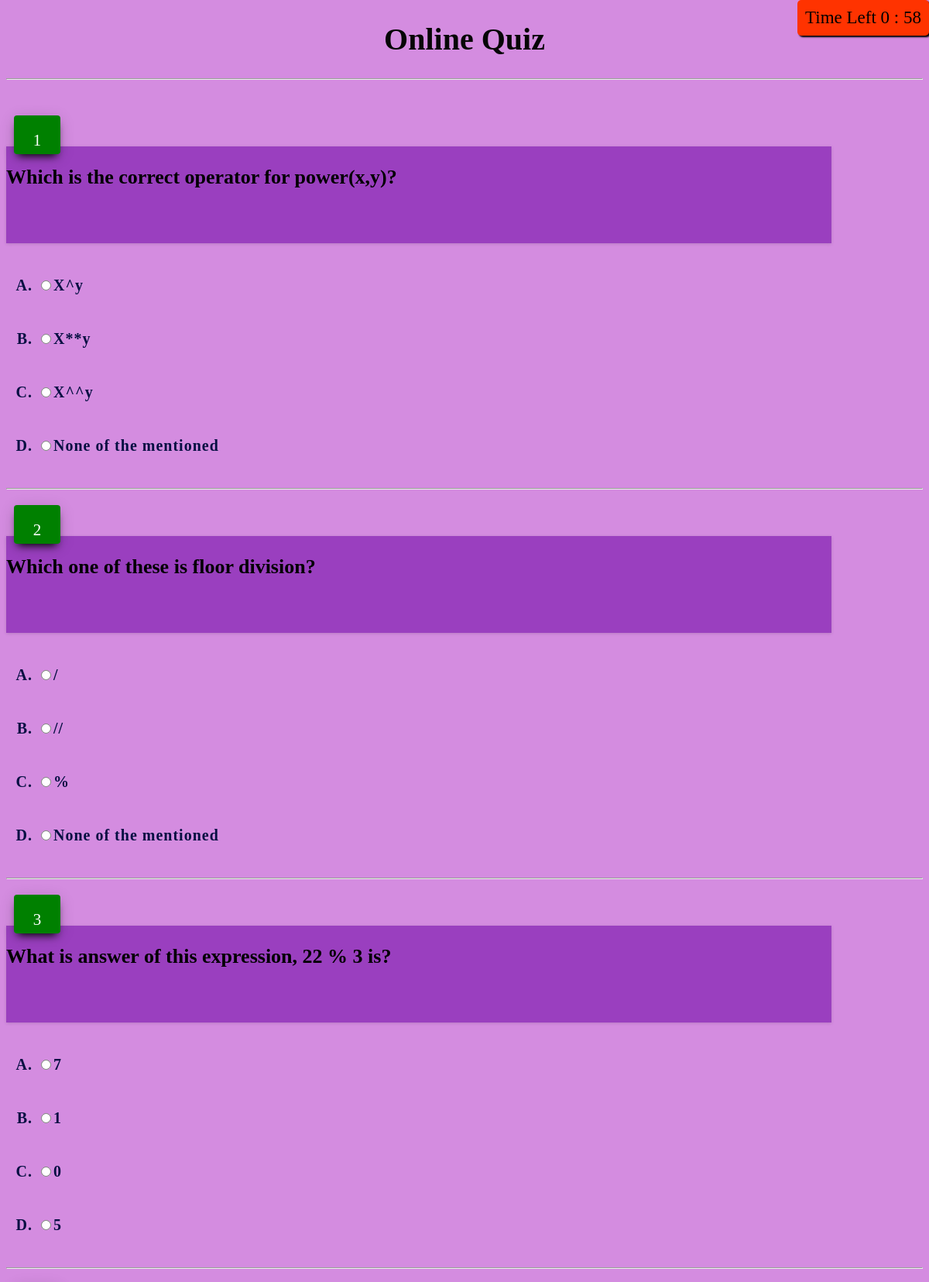
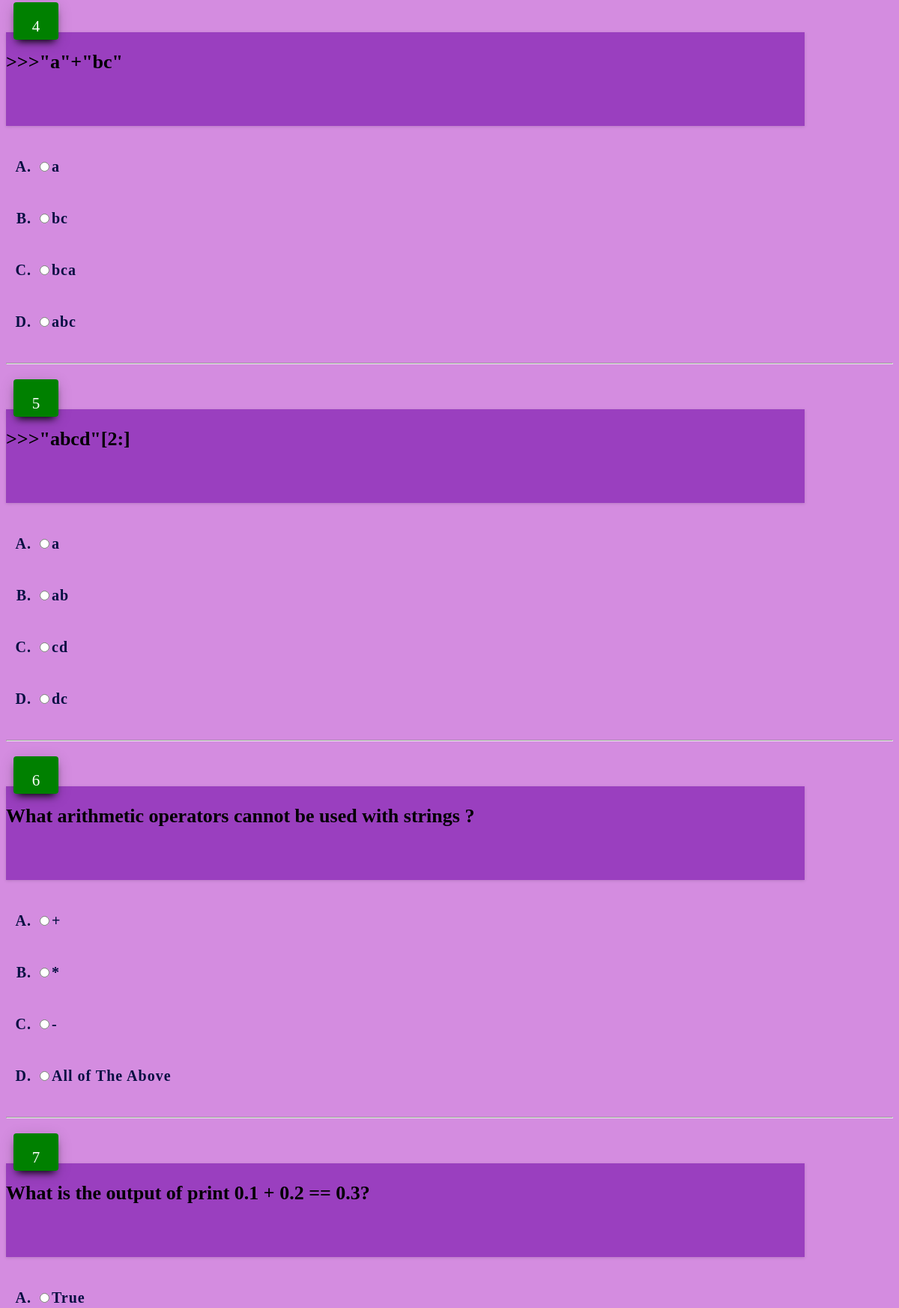
Page /pythonq/ (signed in, upper part) on the committed database (2 pictures, top to bottom).
### core/models.py (models this page shows, shortened)
class PYTHONTEST(models.Model):
	QUESTION_NO=models.IntegerField(default=0)
	QUESTION=models.CharField(max_length=300)
	OPTION1=models.CharField(max_length=300)
	OPTION2=models.CharField(max_length=300)
	OPTION3=models.CharField(max_length=300)
	OPTION4=models.CharField(max_length=300)
	ANSWER=models.IntegerField(default=0)

### core/views.py (the view)
# urls.py: url(r'^pythonq/$', core_views.pythonq, name='pythonq'),
@login_required
def pythonq(request):
    context = {
        'query_results' : PYTHONTEST.objects.all()
    }
    return render(request, 'pythonq.html',context)

### mysite/templates/pythonq.html (shortened to what this page needs)
{% load static %}
<!DOCTYPE html>
<html>
    <head>
{% load static %}
      <link rel="stylesheet" type="text/css" href={% static 'styleee.css' %}>
    </head>
    <body >
    <span id="remainingTime" style="position: fixed;font-size: 23px;background:#ff3300;border-radius: 5px;padding: 10px;box-shadow: 2px 2px 2px 0px;"></span>
        <form id="myform" action="/pythonr/"  method="post">
            <center><h1 class ="hone">Online Quiz</h1></center>
<hr/>
<br>
    {% for item in query_results %}
                        <div class="question-panel">
            <div class="question" >
            <label class="question-label">{{ item.QUESTION_NO }}</label>
           <b>{{ item.QUESTION }}</b>
           </div>
           <ol  class ="op" type='A'>
        <br><b><li ><input type='radio' name="java{{item.QUESTION_NO}}" value='1' />{{item.OPTION1}}<br><br></li></b>
        <br><b><li ><input type='radio' name="java{{item.QUESTION_NO}}" value='2' />{{item.OPTION2}}<br><br></li></b>
        <br><b><li ><input type='radio' name="java{{item.QUESTION_NO}}" value='3'  />{{item.OPTION3}}<br><br></li></b>
        <br><b><li ><input type='radio' name="java{{item.QUESTION_NO}}" value='4'  />{{item.OPTION4}}<br><br></li></b>
           </ol>
           <hr/>
           </div>
      {% endfor %}
</form>
    </body>
</html>

### core/static/styleee.css (style rules this page uses)
body { background-color: #d48ce0; }
#remainingTime { top:0; right:0; }
.hone { color:#060606; font-family: "Palatino Linotype", "Book Antiqua", Palatino, serif; font-size:40px }
.op { color: #050f42; font-size: 20px; letter-spacing:1px; }
.question-label { position: relative; width: 60px; height: 30px; padding-top:20px; float: left; font-size: 21px; color: white; border-radius: 4px; margin-left:10px; text-align: center; margin-top: -65px; background: linear-gradient(360deg, green, green); box-shadow: 0 4px 20px 0px rgba(0, 0, 0, 0.14), 0 7px 10px -5px black; }
.question { margin-top: 60px; position: relative; padding-top: 25px; width: 90%; min-height: 100px; font-size: 26px; background-color: #9a3fbf; box-shadow: 0 1px 4px 0 rgba(0, 0, 0, 0.14); }

### rows in the picture
PYTHONTEST: QUESTION_NO "1", QUESTION "Which is the correct operator for power(x,y)?", OPTION1 "X^y", OPTION2 "X**y", OPTION3 "X^^y", OPTION4 "None of the mentioned"
PYTHONTEST: QUESTION_NO "2", QUESTION "Which one of these is floor division?", OPTION1 "/", OPTION2 "//", OPTION3 "%", OPTION4 "None of the mentioned"
PYTHONTEST: QUESTION_NO "3", QUESTION "What is answer of this expression, 22 % 3 is?", OPTION1 "7", OPTION2 "1", OPTION3 "0", OPTION4 "5"
PYTHONTEST: QUESTION_NO "4", QUESTION ">>>\"a\"+\"bc\"", OPTION1 "a", OPTION2 "bc", OPTION3 "bca", OPTION4 "abc"
PYTHONTEST: QUESTION_NO "5", QUESTION ">>>\"abcd\"[2:]", OPTION1 "a", OPTION2 "ab", OPTION3 "cd", OPTION4 "dc"
PYTHONTEST: QUESTION_NO "6", QUESTION "What arithmetic operators cannot be used with strings ?", OPTION1 "+", OPTION2 "*", OPTION3 "-", OPTION4 "All of The Above"
PYTHONTEST: QUESTION_NO "7", QUESTION "What is the output of print 0.1 + 0.2 == 0.3?", OPTION1 "True"
